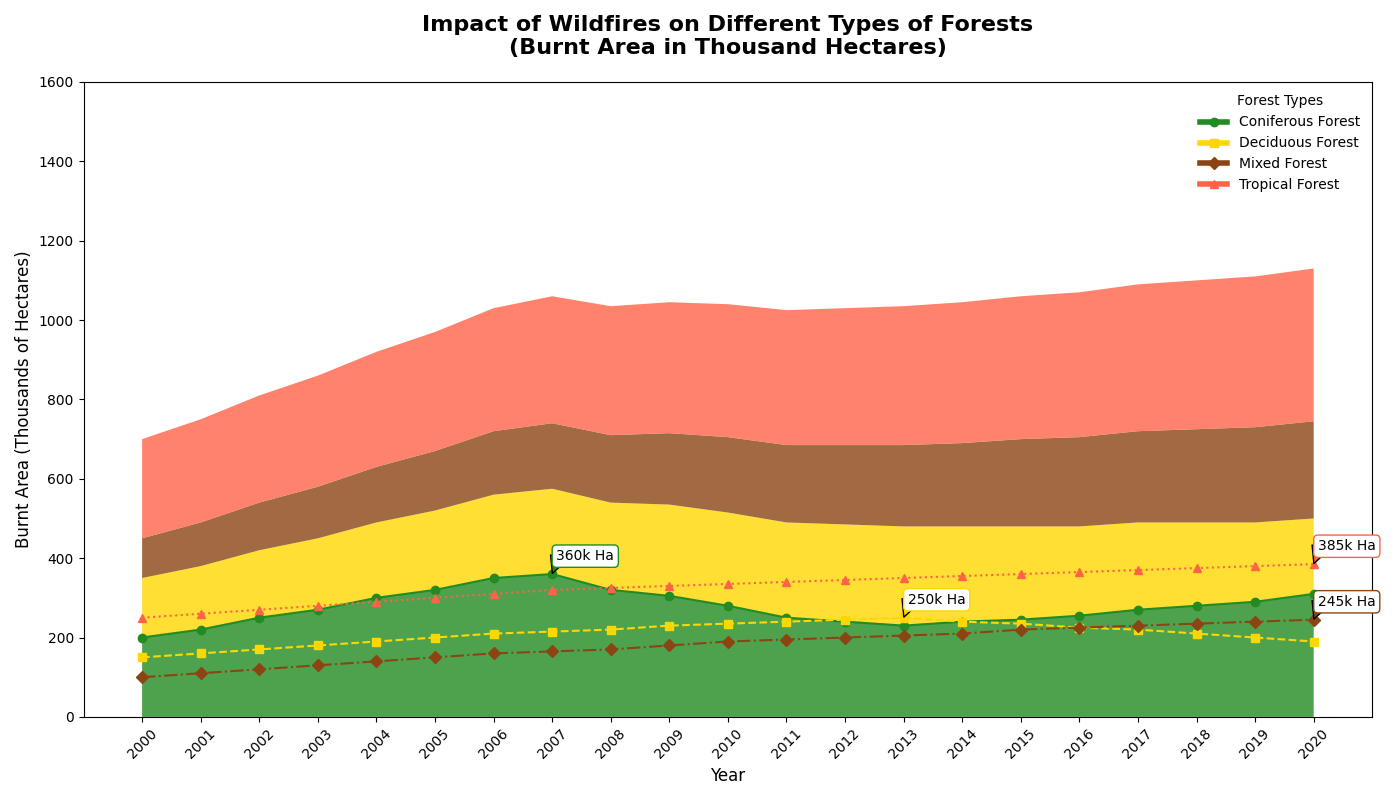

Python code for this plot:
import matplotlib.pyplot as plt
import numpy as np

years = np.arange(2000, 2021)

coniferous_forest = [200, 220, 250, 270, 300, 320, 350, 360, 320, 305, 280, 250, 240, 230, 240, 245, 255, 270, 280, 290, 310]
deciduous_forest = [150, 160, 170, 180, 190, 200, 210, 215, 220, 230, 235, 240, 245, 250, 240, 235, 225, 220, 210, 200, 190]
mixed_forest = [100, 110, 120, 130, 140, 150, 160, 165, 170, 180, 190, 195, 200, 205, 210, 220, 225, 230, 235, 240, 245]
tropical_forest = [250, 260, 270, 280, 290, 300, 310, 320, 325, 330, 335, 340, 345, 350, 355, 360, 365, 370, 375, 380, 385]

burnt_area_data = np.vstack([coniferous_forest, deciduous_forest, mixed_forest, tropical_forest])

fig, ax = plt.subplots(figsize=(14, 8))

colors = ['#228B22', '#FFD700', '#8B4513', '#FF6347']

ax.stackplot(years, burnt_area_data, labels=['Coniferous Forest', 'Deciduous Forest', 'Mixed Forest', 'Tropical Forest'], 
             colors=colors, alpha=0.8)

marker_types = ['o', 's', 'D', '^']
line_styles = ['-', '--', '-.', ':']

for forest, color, marker, lstyle in zip(burnt_area_data, colors, marker_types, line_styles):
    ax.plot(years, forest, color=color, linewidth=1.5, linestyle=lstyle, marker=marker)

ax.set_title("Impact of Wildfires on Different Types of Forests\n(Burnt Area in Thousand Hectares)", fontsize=16, fontweight='bold', pad=20)
ax.set_xlabel("Year", fontsize=12)
ax.set_ylabel("Burnt Area (Thousands of Hectares)", fontsize=12)

ax.grid(visible=False)

plt.xticks(years, rotation=45)
plt.yticks(np.arange(0, 1601, 200))

significant_years = [2000 + np.argmax(forest) for forest in burnt_area_data]
significant_values = [max(forest) for forest in burnt_area_data]

for year, value, label, color in zip(significant_years, significant_values, ['Coniferous Forest', 'Deciduous Forest', 'Mixed Forest', 'Tropical Forest'], colors):
    ax.annotate(f'{value}k Ha', xy=(year, value), xytext=(3, 10),
                 textcoords='offset points', fontsize=10,
                 arrowprops=dict(facecolor=color, shrink=0.05),
                 bbox=dict(facecolor='white', edgecolor=color, boxstyle='round,pad=0.3'))

custom_legend = [plt.Line2D([0], [0], color=color, marker=marker, lw=4) for color, marker in zip(colors, marker_types)]
ax.legend(custom_legend, ['Coniferous Forest', 'Deciduous Forest', 'Mixed Forest', 'Tropical Forest'], loc='upper right', fontsize=10, title="Forest Types", frameon=False)

plt.tight_layout()
plt.show()
